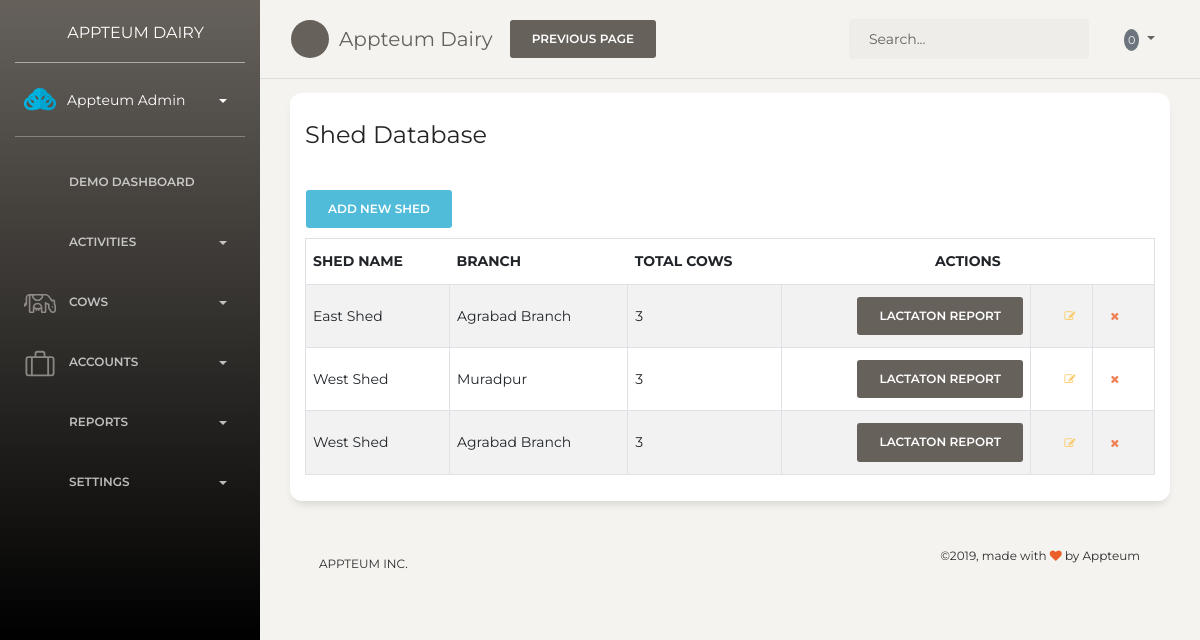
/index.php/shed, run on the app's committed database.
### tables this page shows
CREATE TABLE `sheds` (
  `id` int(11) NOT NULL,
  `name` varchar(100) NOT NULL,
  `branch_id` int(11) NOT NULL
);

CREATE TABLE `branches` (
  `id` int(11) NOT NULL,
  `name` varchar(80) NOT NULL,
  `address_line_1` text NOT NULL,
  `address_line_2` text,
  `country` varchar(80) NOT NULL,
  `state` varchar(80) NOT NULL,
  `city` varchar(80) NOT NULL,
  `contact` varchar(20) NOT NULL,
  `created_by` timestamp NOT NULL DEFAULT CURRENT_TIMESTAMP,
  `status` tinyint(1) NOT NULL DEFAULT '1'
);

### application/controllers/Shed.php (called while the page is built, shortened)
<?php
class Shed extends CI_Controller {
	public function __construct()
	{
		$this->load->model('sheds');
		$this->load->model('branches');
	}
	public function index()
	{
		$data['sheds'] = $this->sheds->show();
		$data['branches'] = $this->branches->show();
		$data['content'] = $this->load->view('shed/shed',$data,true);
		$this->load->view('layout/master',$data);
	}
}

### index.php (called while the page is built, shortened)
<?php
require_once BASEPATH.'core/CodeIgniter.php';

### application/models/Sheds.php (called while the page is built, shortened)
<?php
class Sheds extends CI_Model {
	protected $table = 'sheds';
    public function show()
    {
    	$query = $this->db->get($this->table);
    	return $query->result();
    }
}

### application/models/Branches.php (called while the page is built, shortened)
<?php
class Branches extends CI_Model {
    protected $table = 'branches';
    public function show(){
        $query =  $this->db->get($this->table);
        return $query->result();
    }
}

### application/views/shed/shed.php (the view, shortened to what this page needs)
<div class="content">
<div class="printarea">
  <div class="row">
    <div class="col-md-12">
      <div class="card">
        <div class="card-header">
          <h4 class="card-title">Shed Database</h4>
        </div>
        <div class="card-body">
          <div class="toolbar">
            <a href="<?php echo base_url('shed/create'); ?>" class="btn btn-info">Add New Shed</a>
          </div>
          <table id="datatable" class="table table-striped table-bordered" cellspacing="0" width="100%">
            <thead>
              <tr>
                <th>Shed Name</th>
                <th>Branch</th>
                <th>Total Cows</th>
                <th colspan="3" class="disabled-sorting text-center">Actions</th>
              </tr>
            </thead>
            <tbody>
              <?php foreach ($sheds as  $value) {?>
              <tr>
                <td><?php echo $value->name ?></td>
                <td>
                  <?php foreach ($branches as  $branch) {
                    if($branch->id == $value->branch_id){
                      echo $branch->name;
                    }
                  } ?>
                </td>
                <td>3</td>
                <td class="text-right">
                  <a href="<?php echo base_url('lactation/lactation-log') ?>" class="btn btn-default">Lactaton Report</a>
                </td>
                <td class="text-right">
                  <a href="<?php echo base_url('shed/edit/'.$value->id) ?>" class="btn btn-warning btn-link btn-icon btn-sm edit"><i class="fa fa-edit"></i></a>
                </td>
                <td>
                  <a href="<?php echo base_url('shed/delete/'.$value->id) ?>" class="btn btn-danger btn-link btn-icon btn-sm remove" onclick="return confirm('Are you sure?')"><i class="fa fa-times"></i></a>
                </td>
              </tr>
            <?php  } ?>
            </tbody>
          </table>
        </div>
      </div>
    </div>
  </div>
</div>
</div>

### data on the page
sheds: name "East Shed"
branches: name "Agrabad Branch"
sheds: name "West Shed"
branches: name "Muradpur"
sheds: name "West Shed"
